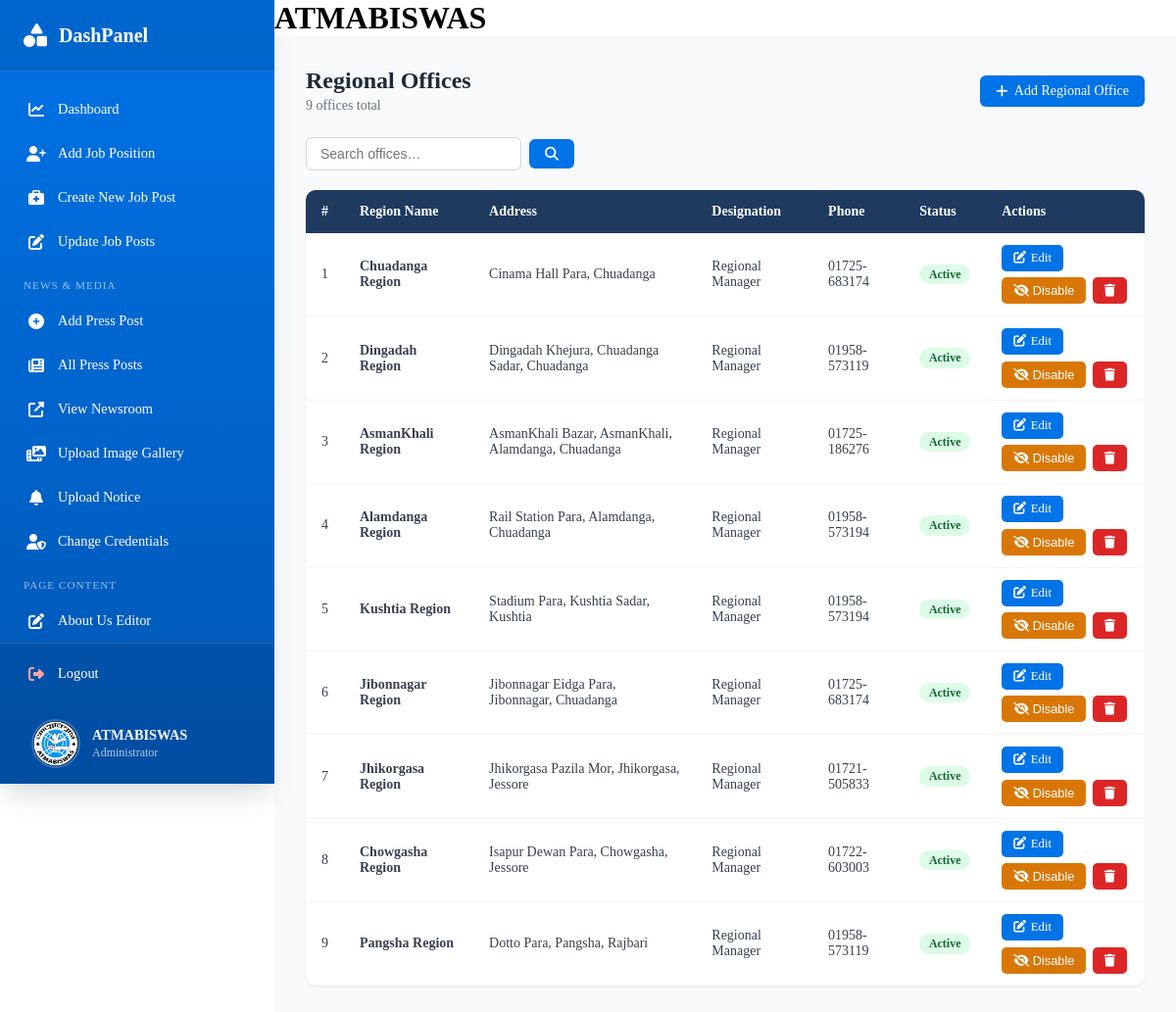
Screenshot of /backend/DashBoard/regional_offices.php (signed in) with the database file from the repository.
### tables this page shows
CREATE TABLE IF NOT EXISTS `regional_offices` (
    `id`            INT AUTO_INCREMENT PRIMARY KEY,
    `region_name`   VARCHAR(255)    NOT NULL,
    `address`       TEXT            NOT NULL,
    `designation`   VARCHAR(255)    NOT NULL DEFAULT 'Regional Manager',
    `phone`         VARCHAR(50)     NOT NULL,
    `display_order` INT             NOT NULL DEFAULT 0,
    `status`        TINYINT(1)      NOT NULL DEFAULT 1 COMMENT '1=active 0=inactive',
    `created_at`    TIMESTAMP       NOT NULL DEFAULT CURRENT_TIMESTAMP,
    `updated_at`    TIMESTAMP       NOT NULL DEFAULT CURRENT_TIMESTAMP ON UPDATE CURRENT_TIMESTAMP,
    INDEX `idx_status`        (`status`),
    INDEX `idx_display_order` (`display_order`)
);

### backend/DashBoard/regional_offices.php (the view, shortened to what this page needs)
<?php
$db   = new Db();
$conn = $db->connect();
$per_page = 10;
$page     = max(1, (int)($_GET['page'] ?? 1));
$search   = trim($_GET['search'] ?? '');
$offset   = ($page - 1) * $per_page;
$where  = $search ? "WHERE region_name LIKE :search OR address LIKE :search2 OR phone LIKE :search3" : "";
$params = $search ? [':search' => "%$search%", ':search2' => "%$search%", ':search3' => "%$search%"] : [];
try {
    $count_stmt = $conn->prepare("SELECT COUNT(*) FROM regional_offices $where");
    $count_stmt->execute($params);
    $total = (int)$count_stmt->fetchColumn();
    $stmt = $conn->prepare("SELECT * FROM regional_offices $where ORDER BY id ASC LIMIT :limit OFFSET :offset");
    $stmt->bindValue(':limit',  $per_page, PDO::PARAM_INT);
    $stmt->bindValue(':offset', $offset,   PDO::PARAM_INT);
    $stmt->execute();
    $offices = $stmt->fetchAll(PDO::FETCH_ASSOC);
} catch (PDOException $e) {
    $table_missing = true;
    $total = 0; $total_pages = 1; $offices = [];
}
?>
<!DOCTYPE html>
<html lang="en">
<head>
    <link rel="stylesheet" href="css/admin-sidebar.css">
    <link rel="stylesheet" href="css/dashboard.css">
    <link rel="stylesheet" href="css/contacts.css">
    <link rel="stylesheet" href="https://cdnjs.cloudflare.com/ajax/libs/font-awesome/6.4.0/css/all.min.css">
</head>
<body>
<div class="dashboard-container">
    <div class="sidebar-container">
        <?php include 'sidebar.php'; ?>
    </div>
    <div class="main-content">
        <?php include 'navbar.inc.php'; ?>
        <div class="dashboard-main">
            <div class="cm-header">
                <div>
                    <div class="cm-title">Regional Offices</div>
                    <div class="cm-subtitle"><?= $total ?> office<?= $total !== 1 ? 's' : '' ?> total</div>
                </div>
                <a href="add_regional_office.php" class="btn-primary">
                    <i class="fas fa-plus"></i> Add Regional Office
                </a>
            </div>
            <div class="cm-toolbar">
                <form class="cm-search-form" method="GET">
                    <input class="cm-search-input" type="text" name="search"
                           placeholder="Search offices…" value="<?= htmlspecialchars($search) ?>">
                    <button class="btn-primary" type="submit"><i class="fas fa-search"></i></button>
                </form>
            </div>
            <div class="cm-table-wrap">
                <table class="cm-table">
                    <thead>
                        <tr>
                            <th>#</th>
                            <th>Region Name</th>
                            <th>Address</th>
                            <th>Designation</th>
                            <th>Phone</th>
                            <th>Status</th>
                            <th>Actions</th>
                        </tr>
                    </thead>
                    <tbody>
                    <?php if (empty($offices)): ?>
                        <tr><td colspan="7">
                            <div class="cm-empty">
                                <i class="fas fa-map-marker-alt"></i>
                                No regional offices found.
                            </div>
                        </td></tr>
                    <?php else: ?>
                        <?php foreach ($offices as $i => $o): ?>
                        <tr>
                            <td><?= $offset + $i + 1 ?></td>
                            <td><strong><?= htmlspecialchars($o['region_name']) ?></strong></td>
                            <td><?= htmlspecialchars($o['address']) ?></td>
                            <td><?= htmlspecialchars($o['designation']) ?></td>
                            <td><?= htmlspecialchars($o['phone']) ?></td>
                            <td>
                                <?php if ($o['status']): ?>
                                    <span class="badge-active">Active</span>
                                <?php else: ?>
                                    <span class="badge-inactive">Inactive</span>
                                <?php endif; ?>
                            </td>
                            <td>
                                <div class="cm-actions">
                                    <a class="btn-edit" href="edit_regional_office.php?id=<?= (int)$o['id'] ?>">
                                        <i class="fas fa-edit"></i> Edit
                                    </a>
                                    <form method="POST" onsubmit="return confirm('Toggle status?')">
                                        <button class="<?= $o['status'] ? 'btn-warning' : 'btn-success' ?>" type="submit">
                                            <i class="fas fa-<?= $o['status'] ? 'eye-slash' : 'eye' ?>"></i>
                                            <?= $o['status'] ? 'Disable' : 'Enable' ?>
                                        </button>
                                    </form>
                                    <form method="POST" onsubmit="return confirm('Delete this office permanently?')">
                                        <button class="btn-danger" type="submit">
                                            <i class="fas fa-trash"></i>
                                        </button>
                                    </form>
                                </div>
                            </td>
                        </tr>
                        <?php endforeach; ?>
                    <?php endif; ?>
                    </tbody>
                </table>
            </div>
        </div>
    </div>
</div>
</body>
</html>

### backend/DashBoard/css/admin-sidebar.css (style rules this page uses)
:root { --primary: #0073e6; --secondary: #0073e6; --accent: #0073e6; --success: #0073e6; --warning: #0073e6; --light: #ffffff; --dark: #000000; --gray-50: #f9fafb; --gray-100: #f3f4f6; --gray-200: #e5e7eb; --gray-300: #d1d5db; --gray-400: #9ca3af; --gray-500: #6b7280; --gray-600: #4b5563; --gray-700: #374151; --gray-800: #1f2937; --gray-900: #111827; --shadow-sm: 0 1px 2px 0 rgba(0, 0, 0, 0.05); --shadow: 0 1px 3px 0 rgba(0, 0, 0, 0.1), 0 1px 2px 0 rgba(0, 0, 0, 0.06); --shadow-md: 0 4px 6px -1px rgba(0, 0, 0, 0.1), 0 2px 4px -1px rgba(0, 0, 0, 0.06); --shadow-lg: 0 10px 15px -3px rgba(0, 0, 0, 0.1), 0 4px 6px -2px rgba(0, 0, 0, 0.05); --shadow-xl: 0 20px 25px -5px rgba(0, 0, 0, 0.1), 0 10px 10px -5px rgba(0, 0, 0, 0.04); }

### backend/DashBoard/css/dashboard.css (style rules this page uses)
* { margin: 0; padding: 0; box-sizing: border-box; }
html, body { margin: 0; padding: 0; width: 100%; height: 100%; }
:root { --primary: #0073e6; --secondary: #0073e6; --accent: #0073e6; --success: #0073e6; --warning: #0073e6; --light: #ffffff; --dark: #000000; --gray-50: #f9fafb; --gray-100: #f3f4f6; --gray-200: #e5e7eb; --gray-300: #d1d5db; --gray-400: #9ca3af; --gray-500: #6b7280; --gray-600: #4b5563; --gray-700: #374151; --gray-800: #1f2937; --gray-900: #111827; --shadow-sm: 0 1px 2px 0 rgba(0, 0, 0, 0.05); --shadow: 0 1px 3px 0 rgba(0, 0, 0, 0.1), 0 1px 2px 0 rgba(0, 0, 0, 0.06); --shadow-md: 0 4px 6px -1px rgba(0, 0, 0, 0.1), 0 2px 4px -1px rgba(0, 0, 0, 0.06); --shadow-lg: 0 10px 15px -3px rgba(0, 0, 0, 0.1), 0 4px 6px -2px rgba(0, 0, 0, 0.05); --shadow-xl: 0 20px 25px -5px rgba(0, 0, 0, 0.1), 0 10px 10px -5px rgba(0, 0, 0, 0.04); }
.dashboard-container { display: flex; min-height: 100vh; }
.sidebar-container { flex-shrink: 0; width: 280px; position: relative; margin: 0; padding: 0; }
.main-content { flex: 1; margin-left: 0; padding: 0; overflow-y: auto; min-height: 100vh; width: calc(100% - 280px); }
.dashboard-main { padding: 2rem; background: var(--gray-50); min-height: 100vh; }
.btn-primary { background: var(--primary); color: var(--light); }
.btn-danger { background: #dc2626; color: var(--light); }

### backend/DashBoard/css/contacts.css (style rules this page uses)
.cm-header { display: flex; justify-content: space-between; align-items: center; margin-bottom: 1.5rem; flex-wrap: wrap; gap: 1rem; }
.cm-title { font-size: 1.5rem; font-weight: 700; color: #1f2937; }
.cm-subtitle { font-size: 0.875rem; color: #6b7280; margin-top: 0.25rem; }
.cm-toolbar { display: flex; justify-content: space-between; align-items: center; margin-bottom: 1.25rem; flex-wrap: wrap; gap: 0.75rem; }
.cm-search-form { display: flex; gap: 0.5rem; align-items: center; }
.cm-search-input { padding: 0.5rem 0.875rem; border: 1px solid #d1d5db; border-radius: 6px; font-size: 0.875rem; width: 220px; outline: none; transition: border-color 0.2s; }
.btn-primary { background: #0073e6; color: #fff; padding: 0.5rem 1rem; border: none; border-radius: 6px; font-size: 0.875rem; font-weight: 500; cursor: pointer; text-decoration: none; display: inline-flex; align-items: center; gap: 0.4rem; transition: background 0.2s; }
.btn-danger { background: #dc2626; color: #fff; padding: 0.375rem 0.75rem; border: none; border-radius: 5px; font-size: 0.8rem; cursor: pointer; transition: background 0.2s; }
.btn-warning { background: #d97706; color: #fff; padding: 0.375rem 0.75rem; border: none; border-radius: 5px; font-size: 0.8rem; cursor: pointer; transition: background 0.2s; }
.btn-edit { background: #0073e6; color: #fff; padding: 0.375rem 0.75rem; border: none; border-radius: 5px; font-size: 0.8rem; cursor: pointer; text-decoration: none; display: inline-flex; align-items: center; gap: 0.3rem; transition: background 0.2s; }
.cm-table-wrap { background: #fff; border-radius: 10px; box-shadow: 0 1px 3px rgba(0,0,0,0.08); overflow: hidden; }
.cm-table { width: 100%; border-collapse: collapse; font-size: 0.875rem; }
.cm-table thead th { background: #1e3a5f; color: #fff; padding: 0.875rem 1rem; text-align: left; font-weight: 600; white-space: nowrap; }
.cm-table tbody td { padding: 0.75rem 1rem; border-bottom: 1px solid #f3f4f6; color: #374151; vertical-align: middle; }
.cm-table tbody tr:last-child td { border-bottom: none; }
.cm-actions { display: flex; gap: 0.4rem; align-items: center; flex-wrap: wrap; }
.cm-actions form { margin: 0; }
.badge-active { background: #dcfce7; color: #166534; padding: 0.2rem 0.6rem; border-radius: 9999px; font-size: 0.75rem; font-weight: 600; }

### rows the page displays
regional_offices: i "1", region_name "Chuadanga Region", address "Cinama Hall Para, Chuadanga", designation "Regional Manager", phone "01725-683174", status "Active"
regional_offices: i "2", region_name "Dingadah Region", address "Dingadah Khejura, Chuadanga Sadar, Chuadanga", designation "Regional Manager", phone "01958-573119", status "Active"
regional_offices: i "3", region_name "AsmanKhali Region", address "AsmanKhali Bazar, AsmanKhali, Alamdanga, Chuadanga", designation "Regional Manager", phone "01725-186276", status "Active"
regional_offices: i "4", region_name "Alamdanga Region", address "Rail Station Para, Alamdanga, Chuadanga", designation "Regional Manager", phone "01958-573194", status "Active"
regional_offices: i "5", region_name "Kushtia Region", address "Stadium Para, Kushtia Sadar, Kushtia", designation "Regional Manager", phone "01958-573194", status "Active"
regional_offices: i "6", region_name "Jibonnagar Region", address "Jibonnagar Eidga Para, Jibonnagar, Chuadanga", designation "Regional Manager", phone "01725-683174", status "Active"
regional_offices: i "7", region_name "Jhikorgasa Region", address "Jhikorgasa Pazila Mor, Jhikorgasa, Jessore", designation "Regional Manager", phone "01721-505833", status "Active"
regional_offices: i "8", region_name "Chowgasha Region", address "Isapur Dewan Para, Chowgasha, Jessore", designation "Regional Manager", phone "01722-603003", status "Active"
regional_offices: i "9", region_name "Pangsha Region", address "Dotto Para, Pangsha, Rajbari", designation "Regional Manager", phone "01958-573119", status "Active"

### other values shown
$total "9"
